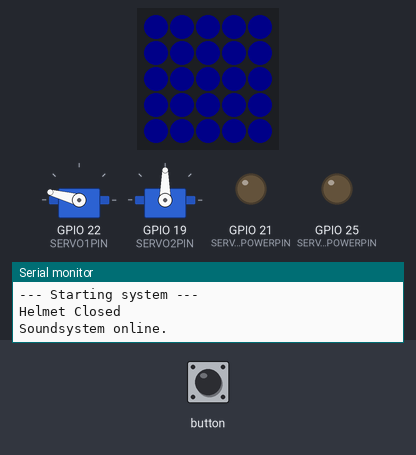
Recording of a sketch running on a simulated ESP32. On the bench: 5×5 RGB LED matrix (first LED top left, wired row by row), 2 × servo, output pins drawn as LEDs (lit = HIGH), the last lines printed to the serial monitor. The test bench sets the inputs (shaded band). Dim RGB values are drawn brighter than linear; the audio player accepts every command and is not drawn.

Above: at 4.7 s.
4.8 s: button pressed for 0.15 s
At 6.8 s:
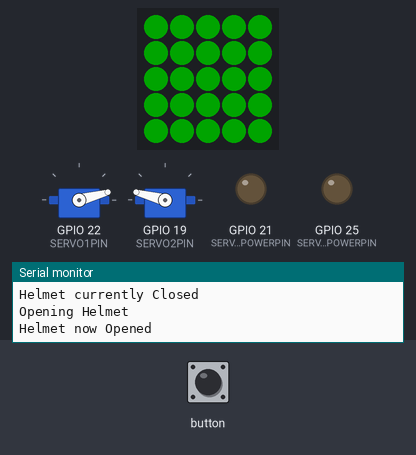
7.1 s: button pressed for 1 s
At 9.0 s:
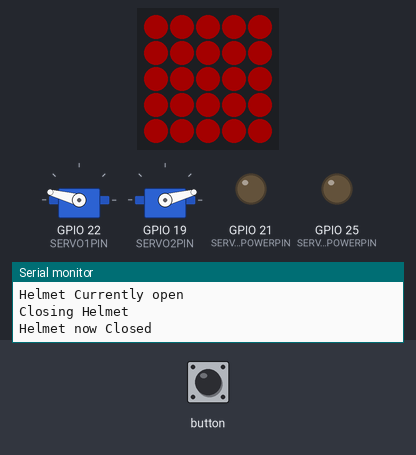
9.6 s: button set LOW
At 11.2 s:
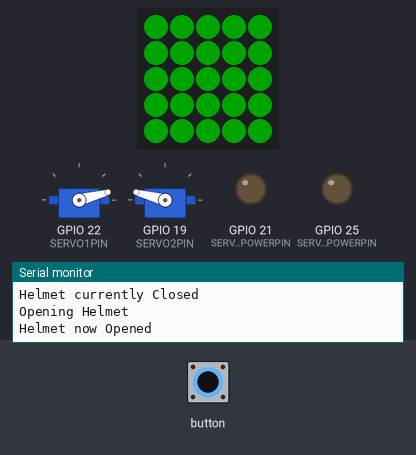
Timing chart, 0 to 12.7 s (numbered marks = the images above; inputs shaded):
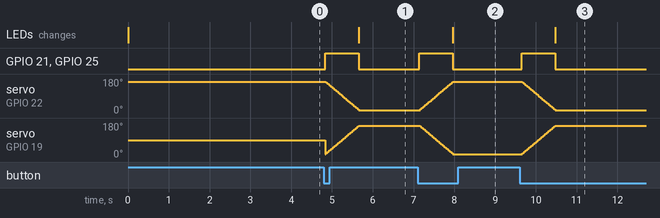

The sketch:

iron-helmet.ino
```cpp
#include <Arduino.h>
#include <Servo.h>
#include "variables.h"
#include "M5Atom.h"
#include "DFRobotDFPlayerMini.h"

Servo servo1;
Servo servo2;
uint8_t DisBuff[2 + 5 * 5 * 3];
DFRobotDFPlayerMini jarvisSound;

void setup() {
    Serial1.begin(9600);
    M5.begin(true, false, true);
    delay(10);

    Serial.println(); Serial.println("Connecting hinge...");

    servo1.attach(SERVO1PIN);
    servo2.attach(SERVO2PIN);
    pinMode(SERVO1POWERPIN, OUTPUT);
    pinMode(SERVO2POWERPIN, OUTPUT);

    servo1.writeMicroseconds(SERVO1Current);
    servo1.writeMicroseconds(SERVO2Current);

    Serial.println("--- Starting system ---");
    Serial.println("Helmet Closed");
    setBuff(0x00, 0x00, 0x40);
    M5.dis.displaybuff(DisBuff);
    changeEyes(0);
    if(!debug){
        if (!jarvisSound.begin(Serial1)) {
            Serial.println(F("Unable to begin:"));
            Serial.println(F("1.Please recheck the connection!"));
            Serial.println(F("2.Please insert the SD card!"));
            while(true){
            delay(0);
            }
        }
        Serial.println(F("Soundsystem online."));

        jarvisSound.volume(30);  //Set volume value. From 0 to 30
        jarvisSound.play(4);  //Play mp3 004
        delay(3000);
        jarvisSound.play(2);  //Play mp3 002

    }else{
        Serial.println(F("Soundsystem deactivated for debugging."));
    }

    // Switch off darlington Array (Servopower)
    digitalWrite(SERVO1POWERPIN, LOW);
    digitalWrite(SERVO2POWERPIN, LOW);
}

void loop() {
    if (M5.Btn.wasPressed())
    {
        if(opened){
            Serial.println("Helmet Currently open");
            changeEyes(0);
            closeHelmet();
            changeEyes(1);
            if(!debug){playSound(5);}
            opened = false;
            Serial.println("Helmet now Closed");
        }else if(!opened){
            Serial.println("Helmet currently Closed");
            changeEyes(1);
            openHelmet();
            changeEyes(0);
            if(!debug){playSound(6);}
            Serial.println("Helmet now Opened");
            opened = true;
        }else{}
    }

    if (M5.Btn.pressedFor(2000)){
        debug = !debug;
        Serial.print("Debug: "); Serial.println(debug);
        delay(2000);
    }
    delay(50);
    M5.update();

    /*Serial.println("Servo Power High");
    digitalWrite(SERVO1POWERPIN, LOW);
    digitalWrite(SERVO2POWERPIN, LOW);
    delay(1000);
    Serial.println("Servo Power low");
    digitalWrite(SERVO1POWERPIN, HIGH);
    digitalWrite(SERVO2POWERPIN, HIGH);
    delay(1000);*/
}

void openHelmet(){
    Serial.println("Opening Helmet");
    digitalWrite(SERVO1POWERPIN, HIGH);
    digitalWrite(SERVO2POWERPIN, HIGH);
    ledNum = 0;
    for(int i = maxLoop; i >= 0; i--){
        pos1 = i;
        pos2 = pos1;
        pos1 = map(pos1, 0, maxLoop, smin1, smax1);
        pos2 = map(pos2, 0, maxLoop, smax2, smin2);
        ledNum = map(i, 0, maxLoop , 0, 24);
        if(debug){
            Serial.print(pos1);  Serial.print(" | ");
            Serial.print(pos1); Serial.print(" | ");
            Serial.print(pos2); Serial.print(" | ");
            Serial.print(ledNum); Serial.println("");
        }
        servo1.writeMicroseconds(pos1);
        servo2.writeMicroseconds(pos2);
        M5.dis.drawpix(ledNum, 0x00f000);
        M5.update();
    }
    digitalWrite(SERVO1POWERPIN, LOW);
    digitalWrite(SERVO2POWERPIN, LOW);
}

void closeHelmet(){
    Serial.println("Closing Helmet");
    digitalWrite(SERVO1POWERPIN, HIGH);
    digitalWrite(SERVO2POWERPIN, HIGH);
    ledNum = 0;
    for(int i = 0; i <= maxLoop; i++){
        pos1 = i;
        pos2 = pos1;
        pos1 = map(pos1, 0, maxLoop, smin1, smax1);
        pos2 = map(pos2, 0, maxLoop, smax2, smin2);
        ledNum = map(i, 0, maxLoop , 0, 24);
        if(debug){
            Serial.print(pos1);  Serial.print(" | ");
            Serial.print(pos1); Serial.print(" | ");
            Serial.print(pos2); Serial.print(" | ");
            Serial.print(ledNum); Serial.println("");
        }
        servo1.writeMicroseconds(pos1);
        servo2.writeMicroseconds(pos2);
        M5.dis.drawpix(ledNum, 0xf00000);
        M5.update();
    }
    digitalWrite(SERVO1POWERPIN, LOW);
    digitalWrite(SERVO2POWERPIN, LOW);
}

void playSound(int soundnumber){
    jarvisSound.play(soundnumber);
}

void changeEyes(int eyepattern){

}

void setBuff(uint8_t Rdata, uint8_t Gdata, uint8_t Bdata)
{
    DisBuff[0] = 0x05;
    DisBuff[1] = 0x05;
    for (int i = 0; i < 25; i++)
    {
        DisBuff[2 + i * 3 + 0] = Rdata;
        DisBuff[2 + i * 3 + 1] = Gdata;
        DisBuff[2 + i * 3 + 2] = Bdata;
    }
}
```

variables.h
```cpp
#define SERVO1PIN 22
#define SERVO2PIN 19
#define SERVO1POWERPIN 21
#define SERVO2POWERPIN 25

bool debug = false;
int SERVO1Current = 700;
int SERVO2Current = 2250;
int maxLoop = 1024;

long int smin1 = SERVO1Current ;
long int smax1 = SERVO2Current;
long int smin2 = SERVO1Current;
long int smax2 = SERVO2Current;
int pos1 = 0;
int pos2 = 0;
bool opened = false;
int ledNum = 0;
```

Measured:
- after the input at 4.8 s, GPIO 21 (SERVO1POWERPIN), GPIO 25 (SERVO2POWERPIN): LOW → HIGH at once, → LOW 0.83 s later; servo on GPIO 22 (SERVO1PIN): moves from 165° to 15° over 0.81 s, starting after 0.05 s; the LEDs: change after 0.86 s (image 1)
- after the input at 7.1 s, GPIO 21 (SERVO1POWERPIN), GPIO 25 (SERVO2POWERPIN): LOW → HIGH at once, → LOW 0.83 s later; servo on GPIO 22 (SERVO1PIN): moves from 15° to 165° over 0.81 s, starting after 0.06 s; servo on GPIO 19 (SERVO2PIN): moves from 165° to 15° over 0.81 s, starting after 0.06 s; the LEDs: change after 0.87 s (image 2)
- after the input at 9.6 s, GPIO 21 (SERVO1POWERPIN), GPIO 25 (SERVO2POWERPIN): LOW → HIGH after 0.05 s, → LOW 0.83 s later; servo on GPIO 22 (SERVO1PIN): moves from 165° to 15° over 0.81 s, starting after 0.07 s; servo on GPIO 19 (SERVO2PIN): moves from 15° to 165° over 0.81 s, starting after 0.07 s; the LEDs: change after 0.87 s (image 3)
